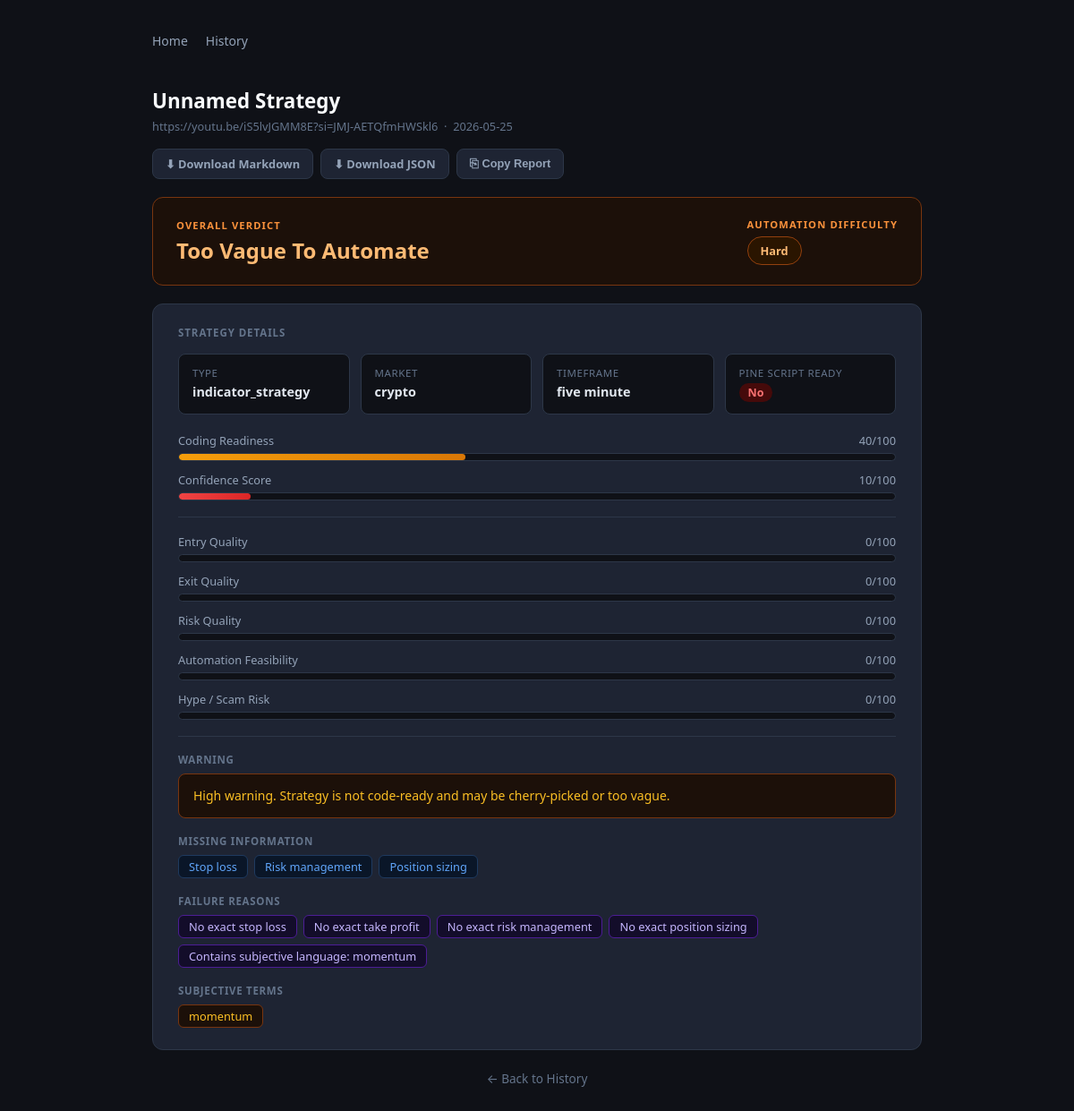
/analysis/6, run on the app's committed database.
### tables this page shows
CREATE TABLE analyses (
                id                    INTEGER PRIMARY KEY AUTOINCREMENT,
                youtube_url           TEXT NOT NULL,
                video_id              TEXT,
                strategy_name         TEXT,
                strategy_type         TEXT,
                market                TEXT,
                timeframe             TEXT,
                coding_readiness_score INTEGER,
                confidence_score      INTEGER,
                pine_script_ready     INTEGER,
                warning               TEXT,
                missing_information   TEXT,
                failure_reasons       TEXT,
                subjective_terms      TEXT,
                verdict               TEXT,
                automation_difficulty TEXT,
                created_at            TEXT NOT NULL
            );

### app.py (the view)
    @app.get("/analysis/{analysis_id}", response_class=HTMLResponse)
    def analysis_detail(request: Request, analysis_id: int):
        if _db is None:
            raise HTTPException(status_code=503, detail="Database unavailable")
        rec = _db.get_analysis(analysis_id)
        if rec is None:
            raise HTTPException(status_code=404, detail="Analysis not found")
        verdict = {
            "verdict": rec["verdict"],
            "verdict_color": _verdict_color(rec["verdict"]),
            "difficulty": rec["automation_difficulty"],
            "difficulty_color": _verdict_color(rec["verdict"]),
        }
        return templates.TemplateResponse(
            request=request,
            name="analysis.html",
            context={"rec": rec, "verdict": verdict},
        )

### templates/analysis.html (shortened to what this page needs)
<!DOCTYPE html>
<html lang="en">
<head>
</head>
<body>
<div class="container">
  <nav>
    <a href="/">Home</a>
    <a href="/history">History</a>
  </nav>
  <div class="page-header">
    <h1>{{ rec.strategy_name or 'Unnamed Strategy' }}</h1>
    <p>{{ rec.youtube_url }} &nbsp;·&nbsp; {{ rec.created_at[:10] }}</p>
  </div>
  <div class="export-bar">
    <a class="export-btn" href="/analysis/{{ rec.id }}/markdown" download="strategy_{{ rec.id }}.md"
       title="Download Markdown report">⬇ Download Markdown</a>
    <a class="export-btn" href="/analysis/{{ rec.id }}/json" download="strategy_{{ rec.id }}.json"
       title="Download full JSON">⬇ Download JSON</a>
    <button class="export-btn" id="copy-btn" onclick="copyReport({{ rec.id }})"
            title="Copy Markdown to clipboard">⎘ Copy Report</button>
  </div>
  <div class="verdict-card {{ verdict.verdict_color }}">
    <div class="verdict-row">
      <div>
        <div class="verdict-label">Overall Verdict</div>
        <div class="verdict-title">{{ verdict.verdict }}</div>
      </div>
      <div>
        <div class="verdict-label" style="margin-bottom:6px;">Automation Difficulty</div>
        <span class="difficulty-pill {{ verdict.difficulty_color }}">{{ verdict.difficulty }}</span>
      </div>
    </div>
  </div>
  <div class="card">
    <div class="card-title">Strategy Details</div>
    <div class="meta-grid">
      <div class="meta-item">
        <div class="meta-label">Type</div>
        <div class="meta-value">{{ rec.strategy_type or '—' }}</div>
      </div>
      <div class="meta-item">
        <div class="meta-label">Market</div>
        <div class="meta-value">{{ rec.market or '—' }}</div>
      </div>
      <div class="meta-item">
        <div class="meta-label">Timeframe</div>
        <div class="meta-value">{{ rec.timeframe or '—' }}</div>
      </div>
      <div class="meta-item">
        <div class="meta-label">Pine Script Ready</div>
        <div class="meta-value">
          {% if rec.pine_script_ready %}
            <span class="badge badge-green">Yes</span>
          {% else %}
            <span class="badge badge-red">No</span>
          {% endif %}
        </div>
      </div>
    </div>
    {% set cr = rec.coding_readiness_score or 0 %}
    {% set cf = rec.confidence_score or 0 %}
    <div class="score-block">
      <div class="score-row"><span>Coding Readiness</span><span>{{ cr }}/100</span></div>
      <div class="bar-track">
        <div class="bar-fill {% if cr >= 70 %}fill-green{% elif cr >= 40 %}fill-yellow{% else %}fill-red{% endif %}"
             style="width:{{ cr }}%"></div>
      </div>
    </div>
    <div class="score-block">
      <div class="score-row"><span>Confidence Score</span><span>{{ cf }}/100</span></div>
      <div class="bar-track">
        <div class="bar-fill {% if cf >= 70 %}fill-green{% elif cf >= 40 %}fill-yellow{% else %}fill-red{% endif %}"
             style="width:{{ cf }}%"></div>
      </div>
    </div>
    {% set eq = rec.entry_quality_score or 0 %}
    {% set xq = rec.exit_quality_score or 0 %}
    {% set rq = rec.risk_quality_score or 0 %}
    {% set af = rec.automation_feasibility_score or 0 %}
    {% set hr = rec.hype_risk_score or 0 %}
    <hr class="divider">
    <div class="score-block">
      <div class="score-row"><span>Entry Quality</span><span>{{ eq }}/100</span></div>
      <div class="bar-track">
      </div>
    </div>
    <div class="score-block">
      <div class="score-row"><span>Exit Quality</span><span>{{ xq }}/100</span></div>
      <div class="bar-track">
      </div>
    </div>
    <div class="score-block">
      <div class="score-row"><span>Risk Quality</span><span>{{ rq }}/100</span></div>
      <div class="bar-track">
      </div>
    </div>
    <div class="score-block">
      <div class="score-row"><span>Automation Feasibility</span><span>{{ af }}/100</span></div>
      <div class="bar-track">
      </div>
    </div>
    <div class="score-block">
      <div class="score-row"><span>Hype / Scam Risk</span><span>{{ hr }}/100</span></div>
      <div class="bar-track">
      </div>
    </div>
    {% if rec.warning %}
      <hr class="divider">
      <div class="section-label">Warning</div>
      <div class="warning-box">{{ rec.warning }}</div>
    {% endif %}
    {% if rec.missing_information %}
      <div class="section-label">Missing Information</div>
      <div class="tag-list">
        {% for item in rec.missing_information %}
          <span class="tag tag-miss">{{ item }}</span>
        {% endfor %}
      </div>
    {% endif %}
    {% if rec.failure_reasons %}
      <div class="section-label">Failure Reasons</div>
      <div class="tag-list">
        {% for item in rec.failure_reasons %}
          <span class="tag tag-fail">{{ item }}</span>
        {% endfor %}
      </div>
    {% endif %}
    {% if rec.subjective_terms %}
      <div class="section-label">Subjective Terms</div>
      <div class="tag-list">
        {% for term in rec.subjective_terms %}
          <span class="tag tag-warn">{{ term }}</span>
        {% endfor %}
      </div>
    {% endif %}
  </div>
  <div style="text-align:center; margin-top:8px;">
    <a href="/history" style="color:#64748b; font-size:0.85rem; text-decoration:none;">← Back to History</a>
  </div>
</div>
</body>
</html>

### templates/analysis.html (style rules this page uses)
*, *::before, *::after { box-sizing: border-box; margin: 0; padding: 0; }
body { font-family: system-ui, -apple-system, sans-serif; background: #0f1117; color: #e2e8f0; min-height: 100vh; }
.container { max-width: 900px; margin: 0 auto; padding: 32px 20px 80px; }
nav { display: flex; gap: 20px; margin-bottom: 36px; font-size: 0.875rem; }
nav a { color: #94a3b8; text-decoration: none; padding: 4px 0; border-bottom: 2px solid transparent; transition: color .15s, border-color .15s; }
.page-header { margin-bottom: 16px; }
.page-header h1 { font-size: 1.4rem; font-weight: 700; color: #f8fafc; }
.page-header p { color: #64748b; font-size: 0.8rem; margin-top: 4px; word-break: break-all; }
.export-bar { display: flex; flex-wrap: wrap; gap: 8px; margin-bottom: 20px; }
.export-btn { display: inline-flex; align-items: center; gap: 6px; padding: 7px 14px; border-radius: 8px; font-size: 0.8rem; font-weight: 600; text-decoration: none; cursor: pointer; border: 1px solid #2d3748; background: #1e2433; color: #94a3b8; transition: background .15s, color .15s, border-color .15s; }
.card { background: #1e2433; border: 1px solid #2d3748; border-radius: 12px; padding: 24px 28px; margin-bottom: 20px; }
.card-title { font-size: 0.72rem; font-weight: 700; text-transform: uppercase; letter-spacing: .08em; color: #64748b; margin-bottom: 16px; }
.verdict-card { border-radius: 12px; padding: 22px 26px; margin-bottom: 20px; border: 1px solid; }
.verdict-card.orange { background: #1c1009; border-color: #78350f; }
.verdict-row { display: flex; align-items: center; justify-content: space-between; flex-wrap: wrap; gap: 16px; }
.verdict-label { font-size: 0.7rem; font-weight: 700; text-transform: uppercase; letter-spacing: .1em; margin-bottom: 4px; }
.verdict-card.orange .verdict-label { color: #fb923c; }
.verdict-title { font-size: 1.5rem; font-weight: 800; }
.verdict-card.orange .verdict-title { color: #fdba74; }
.difficulty-pill { display: inline-flex; align-items: center; gap: 6px; border-radius: 99px; padding: 6px 14px; font-size: 0.8rem; font-weight: 700; border: 1px solid; }
.difficulty-pill.orange { background: #2a1500; border-color: #92400e; color: #fdba74; }
.meta-grid { display: grid; grid-template-columns: repeat(auto-fill, minmax(160px, 1fr)); gap: 12px; margin-bottom: 20px; }
.meta-item { background: #0f1117; border-radius: 8px; padding: 13px 15px; border: 1px solid #2d3748; }
.meta-label { font-size: 0.72rem; color: #64748b; text-transform: uppercase; letter-spacing: .05em; margin-bottom: 4px; }
.meta-value { font-size: 0.9rem; font-weight: 600; color: #e2e8f0; }
.score-block { margin-bottom: 12px; }
.score-row { font-size: 0.8rem; color: #94a3b8; margin-bottom: 5px; display: flex; justify-content: space-between; }
.bar-track { background: #0f1117; border-radius: 99px; height: 9px; overflow: hidden; border: 1px solid #2d3748; }
.bar-fill { height: 100%; border-radius: 99px; }
.fill-yellow { background: linear-gradient(90deg,#f59e0b,#d97706); }
.fill-red { background: linear-gradient(90deg,#ef4444,#dc2626); }
.badge { display: inline-block; padding: 2px 10px; border-radius: 99px; font-size: 0.78rem; font-weight: 700; }
.badge-red { background: #450a0a; color: #f87171; }
.section-label { font-size: 0.72rem; font-weight: 700; color: #64748b; text-transform: uppercase; letter-spacing: .06em; margin: 18px 0 8px; }
.tag-list { display: flex; flex-wrap: wrap; gap: 7px; }
.tag { background: #0f1117; border: 1px solid #2d3748; border-radius: 6px; padding: 3px 11px; font-size: 0.8rem; color: #94a3b8; }
.tag-warn { border-color: #78350f; color: #fbbf24; background: #1c1009; }
.tag-miss { border-color: #1e3a5f; color: #60a5fa; background: #0a1628; }
.tag-fail { border-color: #4c1d95; color: #c4b5fd; background: #130d2a; }
.warning-box { background: #1c1009; border: 1px solid #78350f; border-radius: 8px; padding: 13px 16px; color: #fbbf24; font-size: 0.875rem; line-height: 1.55; margin-top: 4px; }
hr.divider { border: none; border-top: 1px solid #2d3748; margin: 18px 0; }

### data on the page
analyses: youtube_url "https://youtu.be/iS5lvJGMM8E?si=JMJ-AETQfmHWSkl6", created_at "2026-05-25", verdict "Too Vague To Automate", difficulty "Hard", strategy_type "indicator_strategy", market "crypto", timeframe "five minute", warning "High warning. Strategy is not code-ready and may be cherry-picked or too vague."

### other printed values
{{ rec.strategy_name or 'Unnamed Strategy' }} "Unnamed Strategy"
{{ cr }} "40"
{{ cf }} "10"
{{ eq }} "0"
{{ xq }} "0"
{{ rq }} "0"
{{ af }} "0"
{{ hr }} "0"
{{ item }} "Stop loss" "Risk management" "Position sizing"
{{ item }} "No exact stop loss" "No exact take profit" "No exact risk management" "No exact position sizing" "Contains subjective language: momentum"
{{ term }} "momentum"
